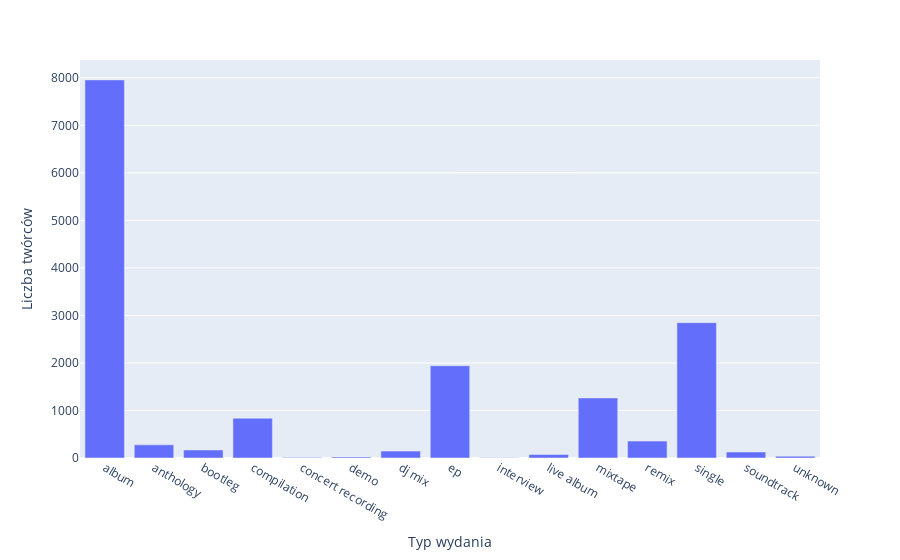

The code cell stored with this chart in its notebook:
### Code cell
px.bar(data_frame=artist_count, x = 'releaseType', y = 'artist',
                  labels={
                     "releaseType": "Typ wydania",
                     "artist": "Liczba twórców"})

### Figure 1 — Plotly figure (JSON) as saved in the notebook; plotly's stock layout.template omitted (floating-point values rounded to 4 significant figures)
{"data": [{"alignmentgroup": "True", "hovertemplate": "Typ wydania=%{x}<br>Liczba twórców=%{y}<extra></extra>", "legendgroup": "", "marker": {"color": "#636efa", "pattern": {"shape": ""}}, "name": "", "offsetgroup": "", "orientation": "v", "showlegend": false, "textposition": "auto", "type": "bar", "x": ["album", "anthology", "bootleg", "compilation", "concert recording", "demo", "dj mix", "ep", "interview", "live album", "mixtape", "remix", "single", "soundtrack", "unknown"], "xaxis": "x", "y": [7956, 277, 169, 837, 8, 23, 145, 1941, 4, 73, 1264, 356, 2848, 126, 38], "yaxis": "y"}], "layout": {"barmode": "relative", "legend": {"tracegroupgap": 0}, "margin": {"t": 60}, "xaxis": {"anchor": "y", "domain": [0, 1], "title": {"text": "Typ wydania"}}, "yaxis": {"anchor": "x", "domain": [0, 1], "title": {"text": "Liczba twórców"}}}}
